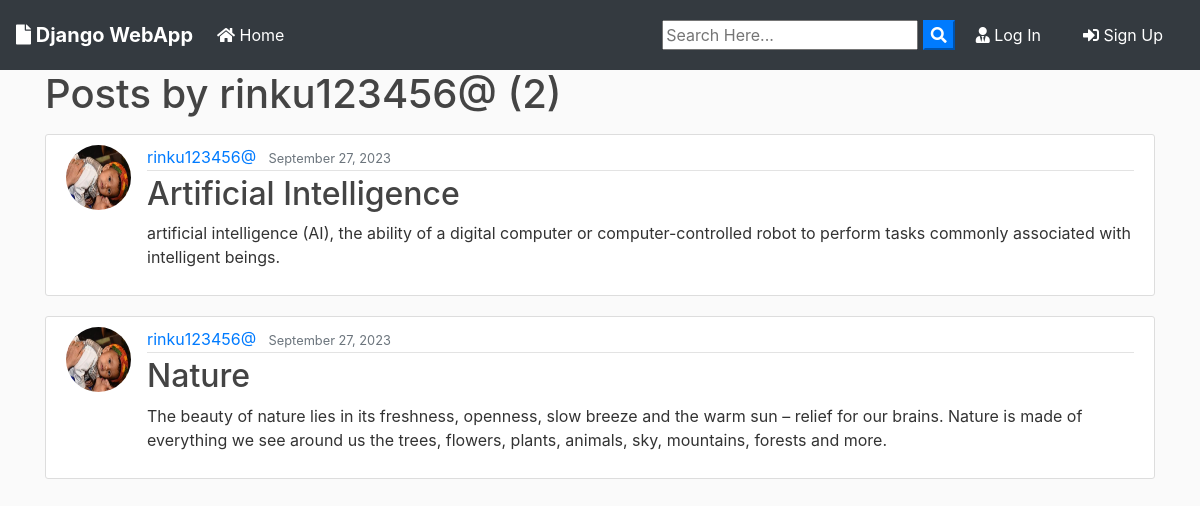
Screenshot of /user/rinku123456@ with the database file from the repository.
### blog/models.py (models this page shows, shortened)
class Post(models.Model):
	title = models.CharField(max_length=100)
	file = models.FileField(null=True,blank=True,upload_to='Files')
	content = models.TextField()
	date_posted = models.DateTimeField(default=timezone.now)
	author = models.ForeignKey(User, on_delete=models.CASCADE)

### users/models.py (models this page shows, shortened)
class Profile(models.Model):
    user = models.OneToOneField(User, on_delete=models.CASCADE)
    image = models.ImageField(default='default.jpg', upload_to='profile_pics')

### blog/views.py (the view)
# urls.py: path('user/<str:username>', UserPostListView.as_view(), name='user-posts'),
class UserPostListView(ListView):
    model = Post
    template_name = 'blog/user_posts.html'  # <app>/<model>_<viewtype>.html
    context_object_name = 'posts'
    paginate_by = 2
    def get_queryset(self):
        user = get_object_or_404(User, username=self.kwargs.get('username'))
        return Post.objects.filter(author=user).order_by('-date_posted')

### blog/templates/blog/user_posts.html (shortened to what this page needs)
{% extends "blog/base.html" %}
{% block content %}
    <h1 class="mb-3">Posts by {{ view.kwargs.username }} ({{ page_obj.paginator.count }})</h1>
    {% for post in posts %}
        <article class="media content-section">
          <img class="rounded-circle article-img" src="{{ post.author.profile.image.url }}">
          <div class="media-body">
            <div class="article-metadata">
              <a class="mr-2" href="{% url 'user-posts' post.author.username %}">{{ post.author }}</a>
              <small class="text-muted">{{ post.date_posted|date:"F d, Y" }}</small>
            </div>
            <h2><a class="article-title" href="{% url 'post-detail' post.id %}">{{ post.title }}</a></h2>
            <p class="article-content">{{ post.content }}</p>
          </div>
        </article>
    {% endfor %}
{% endblock content %}

### blog/static/blog/main.css (style rules this page uses)
body { background: #fafafa; color: #333333; margin-top: 0; }
h1, h2, h3, h4, h5, h6 { color: #444444; }
.content-section { background: #ffffff; padding: 10px 20px; border: 1px solid #dddddd; border-radius: 3px; margin-bottom: 20px; }
.article-title { color: #444444; }
.article-content { white-space: pre-line; }
.article-img { height: 65px; width: 65px; margin-right: 16px; }
.article-metadata { padding-bottom: 1px; margin-bottom: 4px; border-bottom: 1px solid #e3e3e3 }

### rows the page displays
Post: author.profile.image (picture), author "rinku123456@", date_posted "September 27, 2023", title "Artificial Intelligence", content "artificial intelligence (AI), the ability of a digital computer or computer-controlled robot to perform tasks commonly associated with intelligent beings."
Post: author.profile.image (picture), author "rinku123456@", date_posted "September 27, 2023", title "Nature", content "The beauty of nature lies in its freshness, openness, slow breeze and the warm sun – relief for our brains. Nature is made of everything we see around us the trees, flowers, plants, animals, sky, mountains, forests and more."

### other values shown
{{ view.kwargs.username }} "rinku123456@"
{{ page_obj.paginator.count }} "2"
